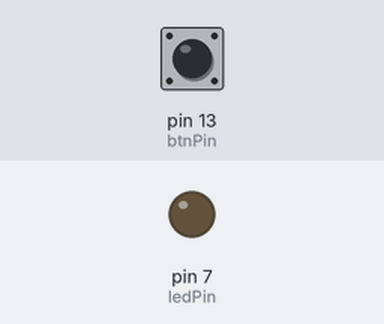
A program run on a simulated Raspberry Pi (header pin numbers). On the bench: output pins drawn as LEDs (lit = HIGH). Dashed ring = blinking. The test bench sets the inputs (shaded band); at power-on: pin 13 (btnPin) HIGH. The clock reads 2024-03-15 10:24:30 at power-on unless the program sets it; what the program prints to the terminal is not drawn.

Above: at 1.2 s.
1.3 s: pin 13 (btnPin) pulled LOW for 3.2 s
At 2.1 s:
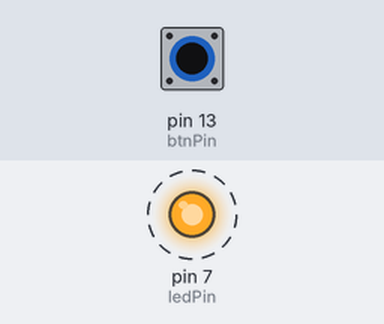
6.0 s: pin 13 (btnPin) pulled LOW for 0.15 s
At 7.2 s:
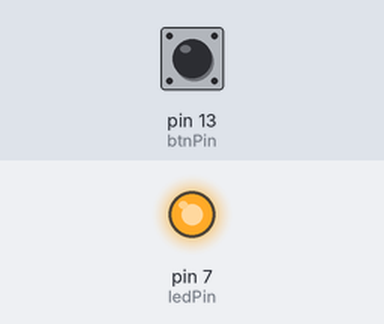
7.6 s: pin 13 (btnPin) pulled LOW for 1 s
At 8.5 s:
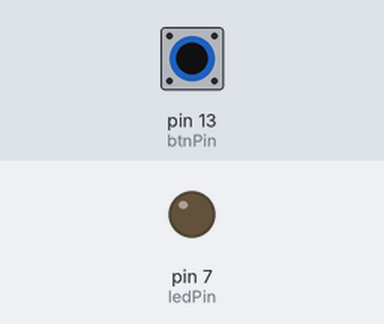
Timing chart, 0 to 10.6 s (numbered marks = the images above; inputs shaded):
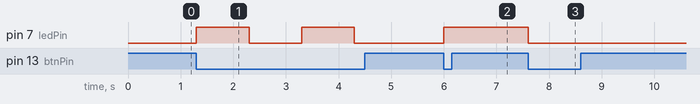

The program:

gpio-2.py
```python
import RPi.GPIO as GPIO
import time

btnPin=13
ledPin=7
ledOn = False
counter = 0
limit = 8

GPIO.setmode(GPIO.BOARD)
GPIO.setup(ledPin,GPIO.OUT)
GPIO.setup(btnPin,GPIO.IN)

StartTime = time.time()
fpsFilter = 0
MaxRate = 5000
FrameRate = MaxRate
FrameNum = 0

while True:
    FrameNum += 1
    btnPressed = not GPIO.input(btnPin)
    if btnPressed:
        ledOn = not ledOn
        GPIO.output(ledPin,ledOn)
        counter += 1
        time.sleep(1)
        if counter >= limit: break
        print('btnPressed',counter,ledOn)
    dt = time.time() - StartTime
    fps = 1/dt
    fpsFilter = 0.95*fpsFilter + 0.05*fps
    StartTime = time.time()
    title = str(round(fpsFilter,1)) + ' fps '
    print(title)
GPIO.output(ledPin,False)
GPIO.cleanup()
```

Measured:
- after the input at 1.3 s, pin 7 (ledPin): alternates HIGH for 1.0 s and LOW for 1.0 s, starting at once
- after the input at 6.0 s, pin 7 (ledPin): LOW → HIGH at once
- after the input at 7.6 s, pin 7 (ledPin): HIGH → LOW at once
